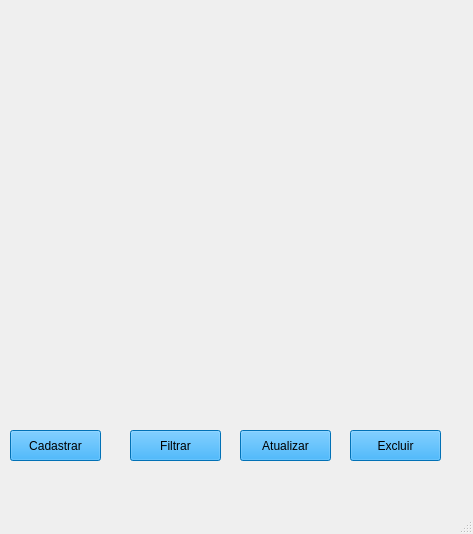
<?xml version="1.0" encoding="UTF-8"?>
<ui version="4.0">
 <class>MainWindow</class>
 <widget class="QMainWindow" name="MainWindow">
  <property name="geometry">
   <rect>
    <x>0</x>
    <y>0</y>
    <width>473</width>
    <height>534</height>
   </rect>
  </property>
  <property name="windowTitle">
   <string>MainWindow</string>
  </property>
  <widget class="QWidget" name="centralwidget">
   <widget class="QLabel" name="label">
    <property name="geometry">
     <rect>
      <x>-20</x>
      <y>-60</y>
      <width>801</width>
      <height>601</height>
     </rect>
    </property>
    <property name="text">
     <string/>
    </property>
    <property name="pixmap">
     <pixmap>../../../../Downloads/Seja bem-vindo (1).png</pixmap>
    </property>
   </widget>
   <widget class="QPushButton" name="btn_cadastrar">
    <property name="geometry">
     <rect>
      <x>10</x>
      <y>430</y>
      <width>91</width>
      <height>31</height>
     </rect>
    </property>
    <property name="styleSheet">
     <string notr="true">background-color: rgb(2, 158, 255);</string>
    </property>
    <property name="text">
     <string>Cadastrar</string>
    </property>
   </widget>
   <widget class="QPushButton" name="btn_filtrar2">
    <property name="geometry">
     <rect>
      <x>130</x>
      <y>430</y>
      <width>91</width>
      <height>31</height>
     </rect>
    </property>
    <property name="styleSheet">
     <string notr="true">background-color: rgb(2, 158, 255);</string>
    </property>
    <property name="text">
     <string>Filtrar</string>
    </property>
   </widget>
   <widget class="QPushButton" name="btn_atualizar2">
    <property name="geometry">
     <rect>
      <x>240</x>
      <y>430</y>
      <width>91</width>
      <height>31</height>
     </rect>
    </property>
    <property name="styleSheet">
     <string notr="true">background-color: rgb(2, 158, 255);</string>
    </property>
    <property name="text">
     <string>Atualizar</string>
    </property>
   </widget>
   <widget class="QPushButton" name="btn_excluir2">
    <property name="geometry">
     <rect>
      <x>350</x>
      <y>430</y>
      <width>91</width>
      <height>31</height>
     </rect>
    </property>
    <property name="styleSheet">
     <string notr="true">background-color: rgb(2, 158, 255);</string>
    </property>
    <property name="text">
     <string>Excluir</string>
    </property>
   </widget>
   <widget class="QLabel" name="label_2">
    <property name="geometry">
     <rect>
      <x>-10</x>
      <y>2</y>
      <width>521</width>
      <height>491</height>
     </rect>
    </property>
    <property name="text">
     <string/>
    </property>
    <property name="pixmap">
     <pixmap>../../Downloads/seja bem vindo.png</pixmap>
    </property>
   </widget>
   <zorder>label_2</zorder>
   <zorder>label</zorder>
   <zorder>btn_cadastrar</zorder>
   <zorder>btn_filtrar2</zorder>
   <zorder>btn_atualizar2</zorder>
   <zorder>btn_excluir2</zorder>
  </widget>
  <widget class="QMenuBar" name="menubar">
   <property name="geometry">
    <rect>
     <x>0</x>
     <y>0</y>
     <width>473</width>
     <height>21</height>
    </rect>
   </property>
  </widget>
  <widget class="QStatusBar" name="statusbar"/>
 </widget>
 <resources/>
 <connections/>
</ui>
